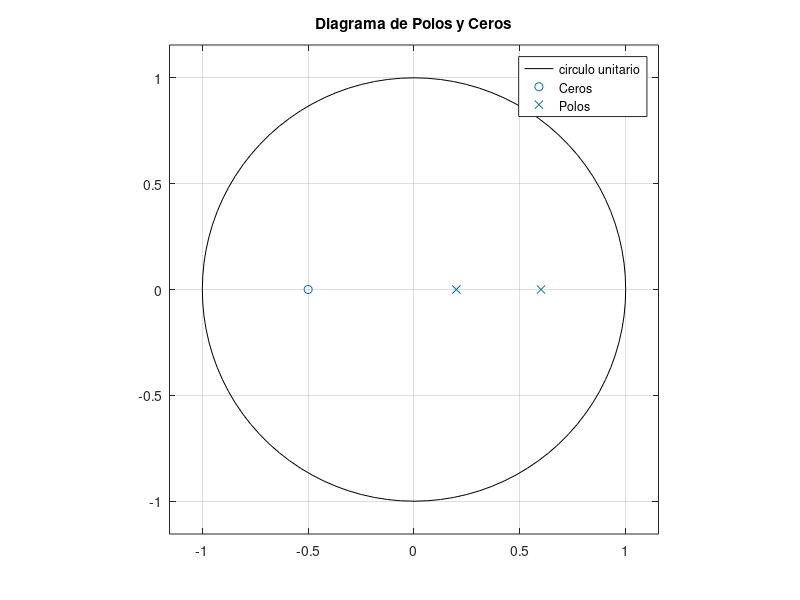
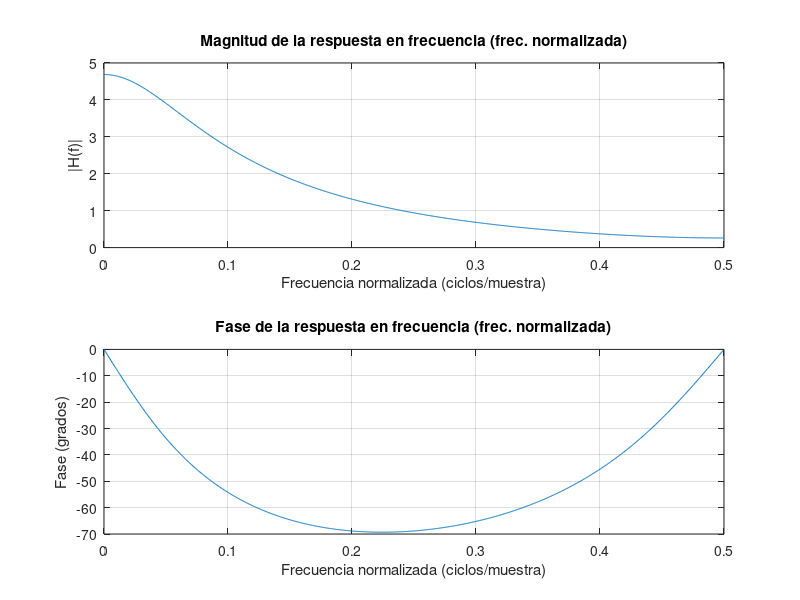
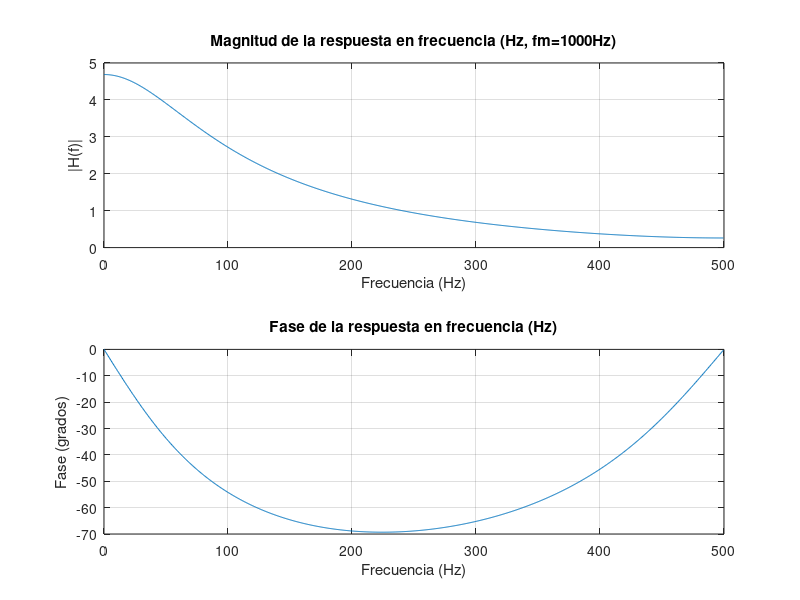
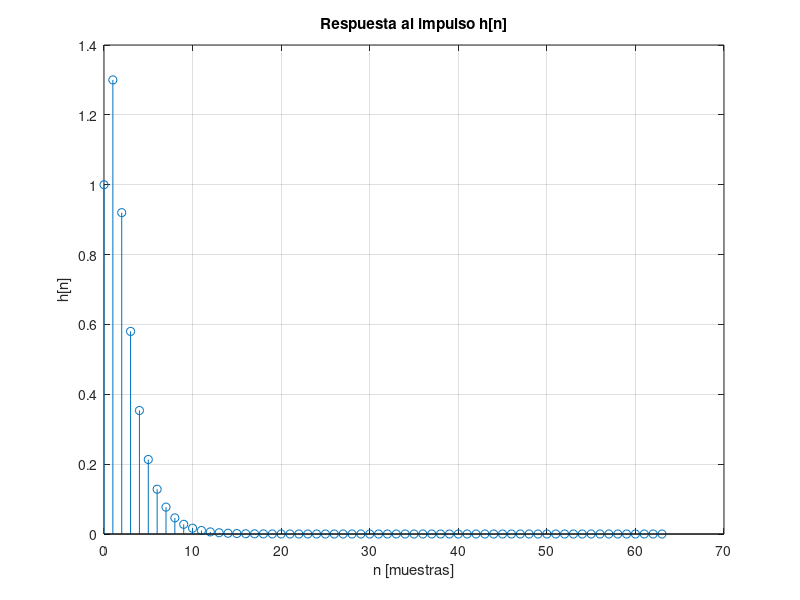

These charts were generated, in order, by the following MATLAB code:
#Parte 1
pkg load signal 

H_z = @(z) (1+0.5*z^(-1))./(1-0.8*z^(-1)+0.12*z^(-2)); % función de transferencia del filtro

% Determino polos.
% polos: valores que hacen 0 el denominador.

coef_denominador = [1, -0.8, 0.12];
polos = roots(coef_denominador);

% Determino ceros.
% ceros: valores que hacen 0 el numerador.
coef_numerador = [1, 0.5];
ceros = roots(coef_numerador);

% grafico los polos y ceros de H en el plano Z
figure(1)
zplane(ceros, polos);
title('Diagrama de Polos y Ceros');
legend('circulo unitario', 'Ceros', 'Polos');

fprintf('En la grafica se ve que el filtro es estable, ya que los polos al estar dentro del circulo es condicion para que se denomine estable ');


# Parte 2

fm = 1000; % frecuencia de muestreo Hz
N = 1024;  % numero de puntos para la DFT

% Coeficientes del filtro (de la ecuacion en diferencias)
% y[n] - 0.8*y[n-1] + 0.12*y[n-2] = x[n] + 0.5*x[n-1]
% H(z) = (1 + 0.5*z^-1) / (1 - 0.8*z^-1 + 0.12*z^-2)
b = [1, 0.5];         % coeficientes del numerador
a = [1, -0.8, 0.12];  % coeficientes del denominador

% Respuesta en frecuencia usando freqz
% freqz devuelve H y el vector de frecuencias normalizadas w (0 a pi)
[H, w] = freqz(b, a, N);

% Frecuencia normalizada (0 a 1, donde 1 = fm/2)
f_norm = w / (2*pi); % de 0 a 0.5

% Frecuencia en Hz
f_hz = f_norm * fm;  % de 0 a fm/2 = 500 Hz

% --- Grafico magnitud vs frecuencia normalizada ---
figure(2)
subplot(2,1,1)
plot(f_norm, abs(H))
xlabel('Frecuencia normalizada (ciclos/muestra)')
ylabel('|H(f)|')
title('Magnitud de la respuesta en frecuencia (frec. normalizada)')
grid on

subplot(2,1,2)
plot(f_norm, angle(H) * 180/pi)
xlabel('Frecuencia normalizada (ciclos/muestra)')
ylabel('Fase (grados)')
title('Fase de la respuesta en frecuencia (frec. normalizada)')
grid on

% --- Grafico magnitud vs frecuencia en Hz ---
figure(3)
subplot(2,1,1)
plot(f_hz, abs(H))
xlabel('Frecuencia (Hz)')
ylabel('|H(f)|')
title('Magnitud de la respuesta en frecuencia (Hz, fm=1000Hz)')
grid on

subplot(2,1,2)
plot(f_hz, angle(H) * 180/pi)
xlabel('Frecuencia (Hz)')
ylabel('Fase (grados)')
title('Fase de la respuesta en frecuencia (Hz)')
grid on

% --- Identificacion del tipo de filtro ---
% La magnitud maxima esta en f=0 y decrece hacia fm/2,
% por lo tanto es un filtro PASA BAJOS.
mag_0   = abs(H(1));     % magnitud en f=0
mag_max = max(abs(H));   % magnitud maxima
[~, idx_max] = max(abs(H));
fprintf('\nMagnitud en f=0: %.4f\n', mag_0)
fprintf('Magnitud maxima: %.4f en f=%.1f Hz\n', mag_max, f_hz(idx_max))
fprintf('Tipo de filtro: PASA BAJOS (maxima magnitud en bajas frecuencias)\n')

% --- Respuesta al impulso h[n] ---
% Usamos filter para calcular la salida ante una delta de Dirac discreta
n_impulso = 64; % longitud de la respuesta al impulso a calcular
delta = [1, zeros(1, n_impulso-1)]; % delta discreta
h = filter(b, a, delta);

figure(4)
stem(0:n_impulso-1, h)
xlabel('n [muestras]')
ylabel('h[n]')
title('Respuesta al impulso h[n]')
grid on

% Verificacion de estabilidad por la respuesta al impulso:
% si h[n] tiende a 0, el filtro es estable (BIBO).
fprintf('\nVerificacion de estabilidad por h[n]:\n')
fprintf('  h[0]  = %.4f\n', h(1))
fprintf('  h[10] = %.4f\n', h(11))
fprintf('  h[30] = %.4f\n', h(31))
fprintf('  h[63] = %.6f\n', h(end))
fprintf('  h[n] tiende a 0 => el sistema es ESTABLE (coincide con polos dentro del circulo unitario)\n')


% Parte III

H_a = @(s) 1./(s+1);

T = 0.1;
f = 1/T; % frecuencia de muestreo

% aplico trasnformacion de Euler para obtener la funcion de 
% trasnferencia H(z) del sistema discreto equivalente.

H_z = @(z) H_a((1- z.^(-1))/T);

% ecuacion en diferencias correspondiente.

a_d = [1.1,-1];
b_d = [0.1];

% calculo la respuesta en frecuencia del sistema discreto


[H_disc, w] = freqz(b_d, a_d, N);

% Frecuencia analogica equivalente (para comparar con H_a)
% La relacion es: w = Omega * T  →  Omega = w/T (rad/s)
Omega = w / T;   % frecuencia en rad/s
f_hz  = Omega / (2*pi);  % frecuencia en Hz

% -----------------------------------------------------------
% Respuesta en frecuencia del sistema CONTINUO original
% -----------------------------------------------------------
% H_a(jΩ) = 1/(jΩ + 1) → evaluamos directamente en los mismos Omega
H_cont = 1 ./ (1j*Omega + 1);
